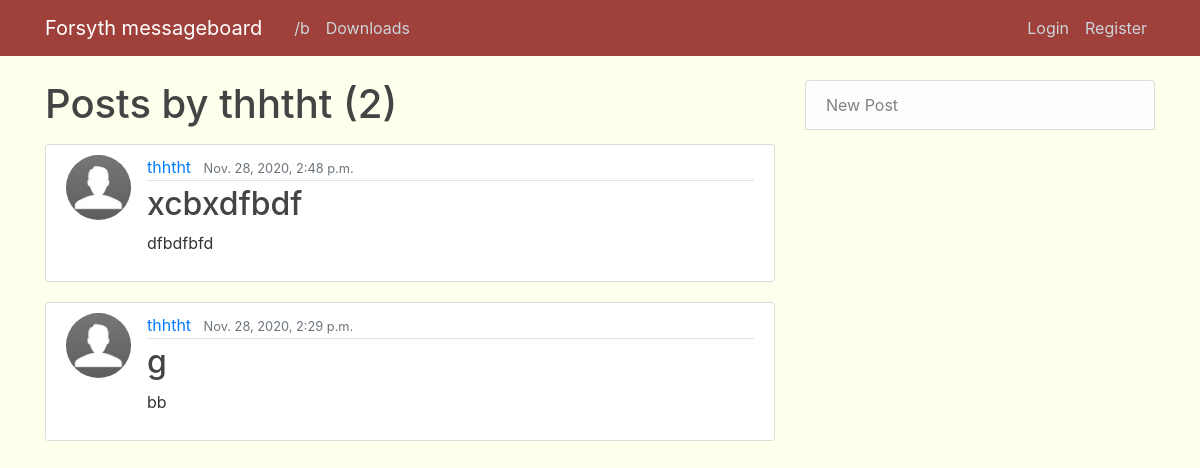
Screenshot of /brandom/user/thhtht with the database file from the repository.
### brandom/models.py (models this page shows, shortened)
class Post(models.Model):
    title = models.CharField(max_length=100)
    content = models.TextField()
    date_posted = models.DateTimeField(default=timezone.now)
    author = models.ForeignKey(User, on_delete=models.CASCADE)

### users/models.py (models this page shows, shortened)
class Profile(models.Model):
    user = models.OneToOneField(User, on_delete=models.CASCADE)
    image = models.ImageField(default='default.jpg', upload_to='profile_pics')

### brandom/views.py (the view)
# urls.py: path('user/<str:username>', UserPostListView.as_view(), name='user-posts'),
class UserPostListView(ListView):
    model = Post
    template_name = 'brandom/user_posts.html'
    context_object_name = 'posts'
    paginate_by = 10
    def get_queryset(self):
        user = get_object_or_404(User, username=self.kwargs.get('username'))
        return Post.objects.filter(author=user).order_by('-date_posted')

### brandom/templates/brandom/user_posts.html (shortened to what this page needs)
{% extends "brandom/base.html" %}
{% block content %}
<h1 class="mb-3">Posts by {{ view.kwargs.username }} ({{ page_obj.paginator.count }})</h1>
    {% for post in posts %}
            <article class="media content-section">
            <img class="rounded-circle article-img" src="{{ post.author.profile.image.url }}">
        <div class="media-body">
            <div class="article-metadata">
            <a class="mr-2" href="{% url 'user-posts' post.author.username %}">{{ post.author }}</a>
            <small class="text-muted">{{ post.date_posted }}</small>
            </div>
            <h2><a class="article-title" href="{% url 'post-detail' post.id %}">{{ post.title }}</a></h2>
            <p class="article-content">{{ post.content }}</p>
        </div>
        </article>
    {% endfor %}
{% endblock content %}

### brandom/static/brandom/main.css (style rules this page uses)
body { background: #FFFFEE; color: #333333; margin-top: 5rem; }
h1, h2, h3, h4, h5, h6 { color: #444444; }
.content-section { background: #ffffff; padding: 10px 20px; border: 1px solid #dddddd; border-radius: 3px; margin-bottom: 20px; }
.article-title { color: #444444; }
.article-content { white-space: pre-line; }
.article-img { height: 65px; width: 65px; margin-right: 16px; }
.article-metadata { padding-bottom: 1px; margin-bottom: 4px; border-bottom: 1px solid #e3e3e3 }

### rows the page displays
Post: author.profile.image (placeholder picture), author "thhtht", date_posted "Nov. 28, 2020, 2:48 p.m.", title "xcbxdfbdf", content "dfbdfbfd"
Post: author.profile.image (placeholder picture), author "thhtht", date_posted "Nov. 28, 2020, 2:29 p.m.", title "g", content "bb"

### other values shown
{{ view.kwargs.username }} "thhtht"
{{ page_obj.paginator.count }} "2"
